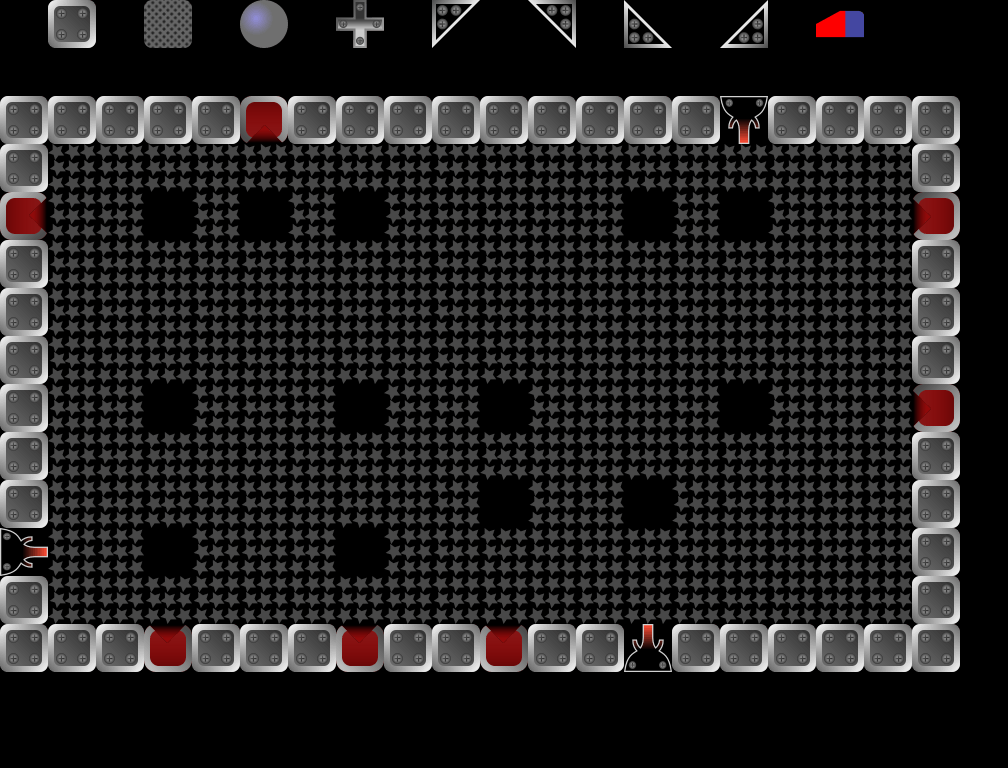

Rendered tile map (Tiled .tmx) drawn with the repository's tilesets; below, a short description and the full map source, tile grids included:
An orthogonal 21x16 tile map with 48x48 px tiles, 2 tile layers (Blocks, Info), 1 hidden layer not drawn, 1 image layer.

<map version="1.10" tiledversion="1.10.2" orientation="orthogonal" renderorder="right-down" width="21" height="16" tilewidth="48" tileheight="48" infinite="0" nextlayerid="10" nextobjectid="2">
 <editorsettings>
  <export target="../../public/assets/levels/level-21.json" format="json" />
 </editorsettings>
 <tileset firstgid="1" name="tileset" tilewidth="48" tileheight="48" tilecount="18" columns="18">
  <image source="../../public/assets/tileset.png" width="864" height="48" />
  <tile id="0" type="BlockingBlock" />
  <tile id="1" type="Cross" />
  <tile id="2" type="BallMirror" />
  <tile id="3" type="BottomLeftMirror" />
  <tile id="4" type="BottomRightMirror" />
  <tile id="5" type="TopLeftMirror" />
  <tile id="6" type="TopRightMirror" />
  <tile id="7" type="TimedBlock" />
  <tile id="8" type="LaserStartDown" />
  <tile id="9" type="LaserStartLeft" />
  <tile id="10" type="LaserStartRight" />
  <tile id="11" type="LaserStartUp" />
  <tile id="12" type="TargetUp" />
  <tile id="13" type="TargetRight" />
  <tile id="14" type="TargetDown" />
  <tile id="15" type="TargetLeft" />
  <tile id="16" type="ForbiddenBlock" />
  <tile id="17" type="Eraser" />
 </tileset>
 <imagelayer id="9" name="bg" locked="1" opacity="0.5" offsetx="-1.34366" offsety="95.2359">
  <image source="../black.png" width="960" height="576" />
 </imagelayer>
 <layer id="2" name="Blocks" width="21" height="16">
  <data encoding="csv">
0,0,0,0,0,0,0,0,0,0,0,0,0,0,0,0,0,0,0,0,0,
0,0,0,0,0,0,0,0,0,0,0,0,0,0,0,0,0,0,0,0,0,
1,1,1,1,1,15,1,1,1,1,1,1,1,1,1,9,1,1,1,1,0,
1,17,17,17,17,17,17,17,17,17,17,17,17,17,17,17,17,17,17,1,0,
14,17,17,0,17,0,17,0,17,17,17,17,17,0,17,0,17,17,17,16,0,
1,17,17,17,17,17,17,17,17,17,17,17,17,17,17,17,17,17,17,1,0,
1,17,17,17,17,17,17,17,17,17,17,17,17,17,17,17,17,17,17,1,0,
1,17,17,17,17,17,17,17,17,17,17,17,17,17,17,17,17,17,17,1,0,
1,17,17,0,17,17,17,0,17,17,0,17,17,17,17,0,17,17,17,16,0,
1,17,17,17,17,17,17,17,17,17,17,17,17,17,17,17,17,17,17,1,0,
1,17,17,17,17,17,17,17,17,17,0,17,17,0,17,17,17,17,17,1,0,
11,17,17,0,17,17,17,0,17,17,17,17,17,17,17,17,17,17,17,1,0,
1,17,17,17,17,17,17,17,17,17,17,17,17,17,17,17,17,17,17,1,0,
1,1,1,13,1,1,1,13,1,1,13,1,1,12,1,1,1,1,1,1,0,
0,0,0,0,0,0,0,0,0,0,0,0,0,0,0,0,0,0,0,0,0,
0,0,0,0,0,0,0,0,0,0,0,0,0,0,0,0,0,0,0,0,0
</data>
 </layer>
 <layer id="5" name="Info" width="21" height="16" locked="1">
  <properties>
   <property name="BallMirror" type="int" value="4" />
   <property name="BlockingBlock" type="int" value="0" />
   <property name="BottomLeftMirror" type="int" value="2" />
   <property name="BottomRightMirror" type="int" value="1" />
   <property name="Cross" type="int" value="0" />
   <property name="LevelName" value="3rd Destination" />
   <property name="MaxItems" type="int" value="16" />
   <property name="TimedBlock" type="int" value="0" />
   <property name="TopLeftMirror" type="int" value="0" />
   <property name="TopRightMirror" type="int" value="1" />
  </properties>
  <data encoding="csv">
0,1,0,8,0,3,0,2,0,5,0,4,0,7,0,6,0,18,0,0,0,
0,0,0,0,0,0,0,0,0,0,0,0,0,0,0,0,0,0,0,0,0,
0,0,0,0,0,0,0,0,0,0,0,0,0,0,0,0,0,0,0,0,0,
0,0,0,0,0,0,0,0,0,0,0,0,0,0,0,0,0,0,0,0,0,
0,0,0,0,0,0,0,0,0,0,0,0,0,0,0,0,0,0,0,0,0,
0,0,0,0,0,0,0,0,0,0,0,0,0,0,0,0,0,0,0,0,0,
0,0,0,0,0,0,0,0,0,0,0,0,0,0,0,0,0,0,0,0,0,
0,0,0,0,0,0,0,0,0,0,0,0,0,0,0,0,0,0,0,0,0,
0,0,0,0,0,0,0,0,0,0,0,0,0,0,0,0,0,0,0,0,0,
0,0,0,0,0,0,0,0,0,0,0,0,0,0,0,0,0,0,0,0,0,
0,0,0,0,0,0,0,0,0,0,0,0,0,0,0,0,0,0,0,0,0,
0,0,0,0,0,0,0,0,0,0,0,0,0,0,0,0,0,0,0,0,0,
0,0,0,0,0,0,0,0,0,0,0,0,0,0,0,0,0,0,0,0,0,
0,0,0,0,0,0,0,0,0,0,0,0,0,0,0,0,0,0,0,0,0,
0,0,0,0,0,0,0,0,0,0,0,0,0,0,0,0,0,0,0,0,0,
0,0,0,0,0,0,0,0,0,0,0,0,0,0,0,0,0,0,0,0,0
</data>
 </layer>
 <layer id="7" name="SelectionArea" width="21" height="16" visible="0" locked="1">
  <data encoding="csv">
0,0,0,0,0,0,0,0,0,0,0,0,0,0,0,0,0,0,0,0,0,
0,0,0,0,0,0,0,0,0,0,0,0,0,0,0,0,0,0,0,0,0,
8,8,8,8,8,8,8,8,8,8,8,8,8,8,8,8,8,8,8,8,8,
8,8,8,8,8,8,8,8,8,8,8,8,8,8,8,8,8,8,8,8,8,
8,8,8,8,8,8,8,8,8,8,8,8,8,8,8,8,8,8,8,8,8,
8,8,8,8,8,8,8,8,8,8,8,8,8,8,8,8,8,8,8,8,8,
8,8,8,8,8,8,8,8,8,8,8,8,8,8,8,8,8,8,8,8,8,
8,8,8,8,8,8,8,8,8,8,8,8,8,8,8,8,8,8,8,8,8,
8,8,8,8,8,8,8,8,8,8,8,8,8,8,8,8,8,8,8,8,8,
8,8,8,8,8,8,8,8,8,8,8,8,8,8,8,8,8,8,8,8,8,
8,8,8,8,8,8,8,8,8,8,8,8,8,8,8,8,8,8,8,8,8,
8,8,8,8,8,8,8,8,8,8,8,8,8,8,8,8,8,8,8,8,8,
8,8,8,8,8,8,8,8,8,8,8,8,8,8,8,8,8,8,8,8,8,
8,8,8,8,8,8,8,8,8,8,8,8,8,8,8,8,8,8,8,8,8,
0,0,0,0,0,0,0,0,0,0,0,0,0,0,0,0,0,0,0,0,0,
0,0,0,0,0,0,0,0,0,0,0,0,0,0,0,0,0,0,0,0,0
</data>
 </layer>
</map>
